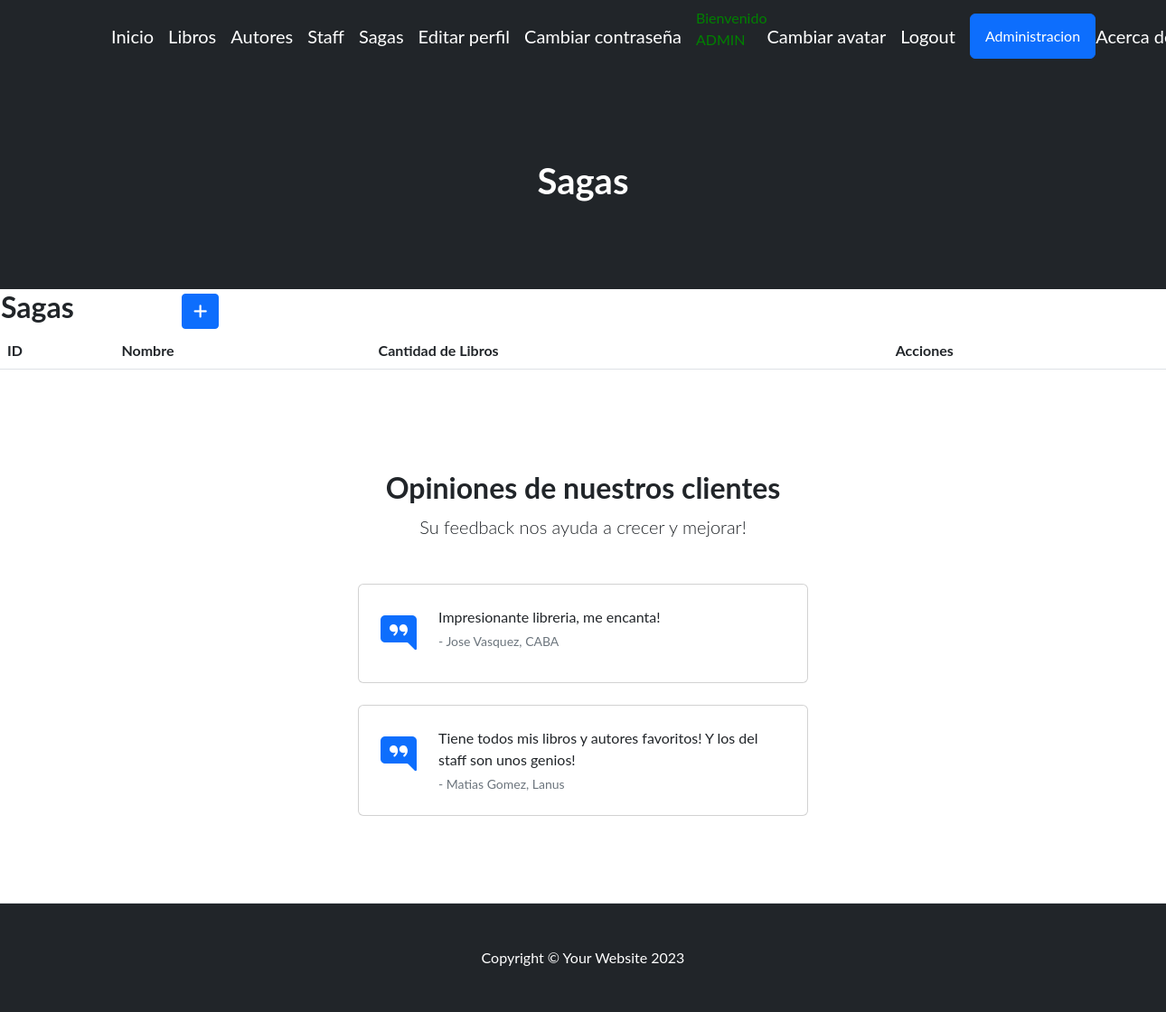
The app's page /miaplicacion/sagas/ (signed in), older data.
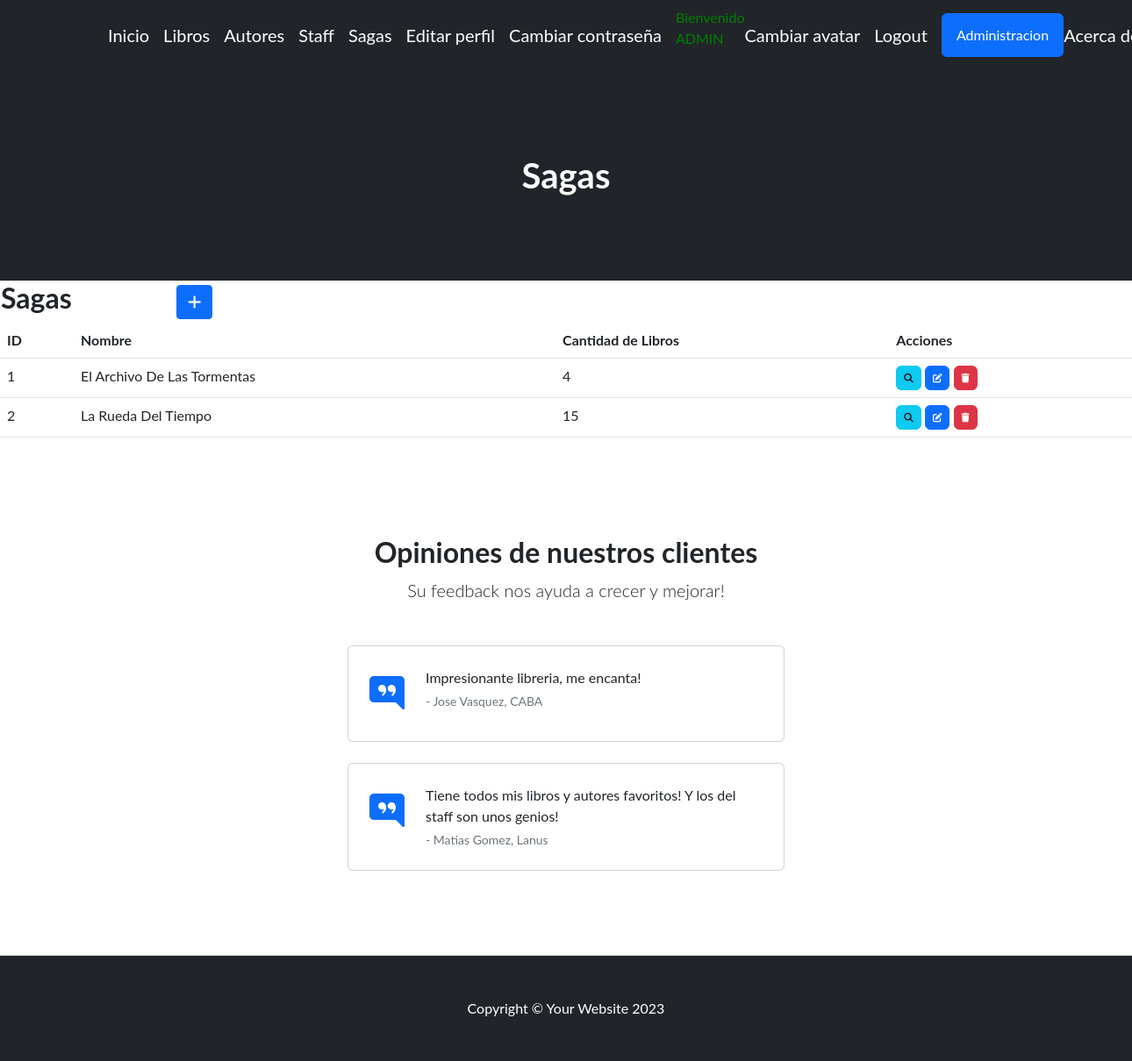
The same page, newer data.
### miaplicacion/models.py (models this page shows, shortened)
class Sagas(models.Model):
    nombre = models.CharField(max_length=50)
    cantidadDeLibros = models.IntegerField()

### miaplicacion/views.py (the view)
# urls.py: path('sagas/', sagaList.as_view(), name="Sagas"),
class sagaList(LoginRequiredMixin, ListView):
    model = Sagas

### miaplicacion/templates/miaplicacion/sagas_list.html (shortened to what this page needs)
{% extends 'miaplicacion/base.html' %}
{% load static %}
{% block cabecera %}Sagas{% endblock cabecera %}
{% block contenido %}
<table>
    <tr>
        <td width="200"><h2>Sagas</h2></td>
        <td>
            <a
            href="{% url 'create_saga' %}"
            class="btn btn-primary btn-sm"
            >
            </a>
        </td>
    </tr>
</table>
<table class="table">
  <thead>
    <tr>
      <th>ID</th>
      <th>Nombre</th>
      <th>Cantidad de Libros</th>
      <th>Acciones</th>
    </tr>
  </thead>
  <tbody>
    {% for p in sagas_list %}
    <tr>
      <td>{{ p.id }}</td>
      <td>{{ p.nombre }}</td>
      <td>{{ p.cantidadDeLibros }}</td>
      <td>
        <a
        href="{% url 'detail_saga' p.id %}"
        class="btn btn-info"
        style="--bs-btn-padding-y: .25rem; --bs-btn-padding-x: .5rem; --bs-btn-font-size: .75rem;"
        >
        </a>
        <a
          href="{% url 'update_saga' p.id %}"
          class="btn btn-primary"
          style="--bs-btn-padding-y: .25rem; --bs-btn-padding-x: .5rem; --bs-btn-font-size: .75rem;"
          >
        </a>
        <a
          href="{% url 'delete_saga' p.id %}"
          class="btn btn-danger"
          style="--bs-btn-padding-y: .25rem; --bs-btn-padding-x: .5rem; --bs-btn-font-size: .75rem;"
          >
        </a>
      </td>
    </tr>
    {% endfor %}
  </tbody>
</table>
{% endblock contenido %}

Row changes from the older to the newer data that the page shows:
added Sagas: id "1", nombre "El Archivo De Las Tormentas", cantidadDeLibros "4"
added Sagas: id "2", nombre "La Rueda Del Tiempo", cantidadDeLibros "15"
